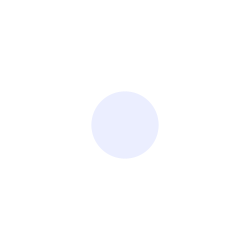
Frame 1 (no input)
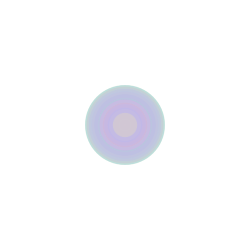
Frame 60 (the mouse pressed at the canvas centre just before this capture)
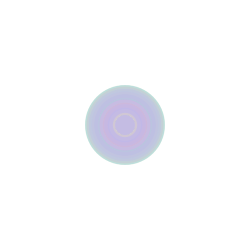
Frame 120 (the mouse held since frame 60 and released just before this capture)

The Processing sketch that drew these frames (run headless with seeded random() and noise(); from frame 60 on, the mouse is pressed at the canvas centre):

// Processing sketch: processing_103837
// ── processing_103837.pde

int counter;
int x = 0;
int y = 0;

void setup() {  //setup function called initially, only once
  size(250, 250);
  background(255);  //set background white
  colorMode(HSB);   //set colors to Hue, Saturation, Brightness mode
  counter = 0;
}

void draw() {  //draw function loops 
  counter++;
  noStroke();
  fill(random(255),100,255,50);
  x = width/2;
  y = height/2;
  
  if(mousePressed == true) { //add some interaction
    ellipse(mouseX, mouseY, 20, 20);
  }
  else {
    ellipse(x, y,80*sin(counter),80*sin(counter));
  }
}

void keyPressed(){
    if(key == CODED){
        if(keyCode == UP)
            y++;
        if(keyCode == DOWN)
            y--;
        if(keyCode == LEFT)
            x++;
        if(keyCode == RIGHT)
            x--;
    }
}
